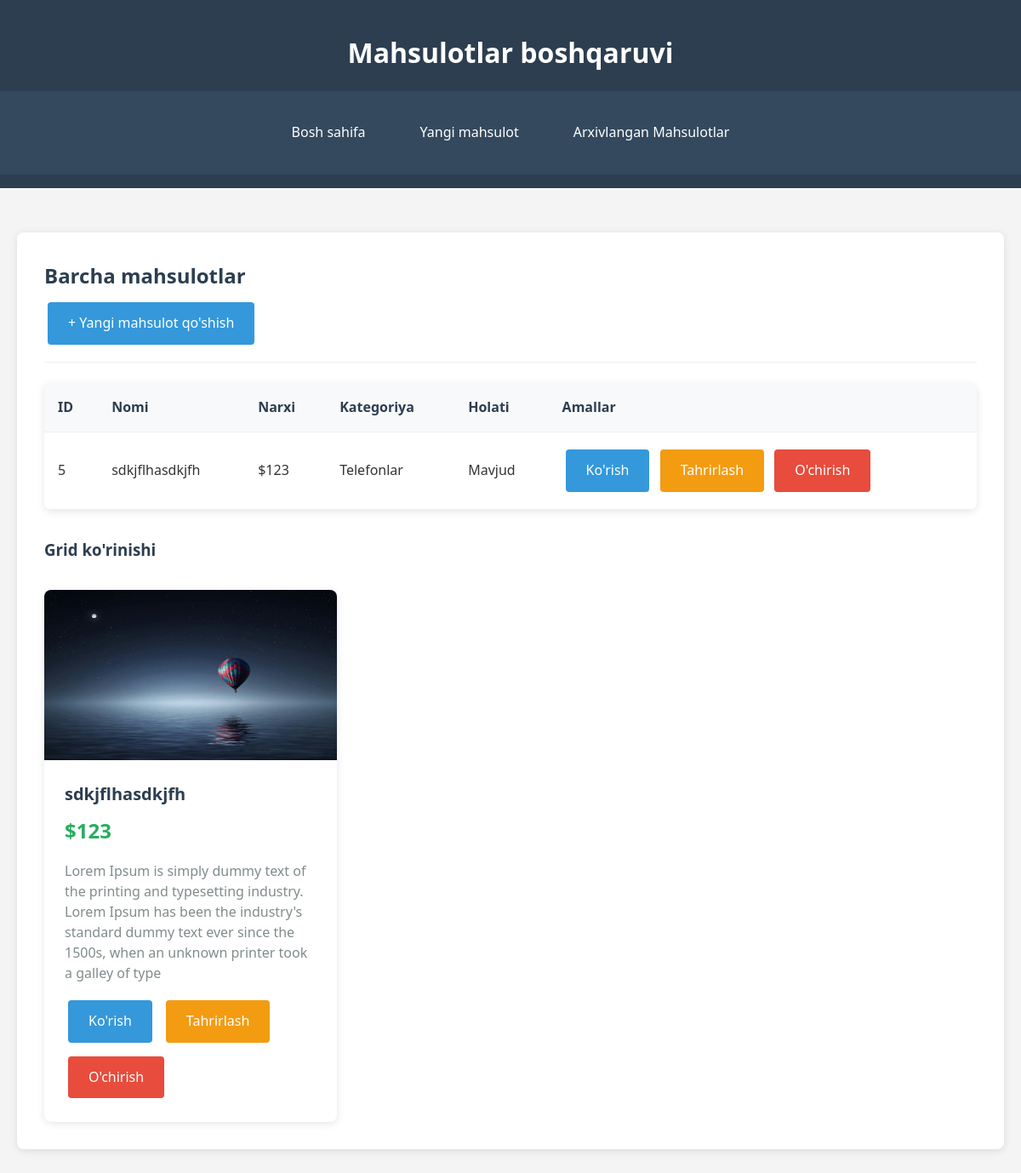
The page / on the database its author committed.
### apps/models.py (models this page shows, shortened)
class Product(Model):
    name = CharField(max_length=120)
    price = PositiveIntegerField()
    count = PositiveIntegerField()
    description = TextField()
    image = ImageField(upload_to='products/')
    category = ForeignKey('apps.Category', CASCADE, related_name='products')
    created_at = DateTimeField(auto_now_add=True)
    updated_at = DateTimeField(auto_now=True)
    is_archived = BooleanField(default=False)

class Category(Model):
    name = CharField(max_length=120)

### apps/views.py (the view)
# urls.py: path('', IndexView.as_view(), name='index-page'),
class IndexView(ListView):
    queryset = Product.objects.filter(is_archived=False)
    context_object_name = 'products'
    template_name = 'index.html'

### templates/index.html
{% extends 'base.html' %}
{% block context %}
    <main class="container">
        <div class="card">
            <div class="card-header">
                <h2 class="card-title">Barcha mahsulotlar</h2>
                <a href="{% url 'create-page' %}" class="btn btn-primary">+ Yangi mahsulot qo'shish</a>
            </div>
            <div style="margin-bottom: 2rem;">
                <table class="table">
                    <thead>
                    <tr>
                        <th>ID</th>
                        <th>Nomi</th>
                        <th>Narxi</th>
                        <th>Kategoriya</th>
                        <th>Holati</th>
                        <th>Amallar</th>
                    </tr>
                    </thead>
                    <tbody>
                    {% for product in products %}
                        <tr>
                            <td>{{ product.id }}</td>
                            <td>{{ product.name }}</td>
                            <td>${{ product.price }}</td>
                            <td>{{ product.category.name }}</td>
                            <td>{% if product.count %}
                                Mavjud
                            {% else %}
                                Tugagan
                            {% endif %} </td>
                            <td>
                                <a href="{% url 'product-detail-page' product.pk %}" class="btn btn-primary">Ko'rish</a>
                                <a href="{% url 'product-update' product.pk %}" class="btn btn-warning">Tahrirlash</a>
                                <a href="{% url 'product-delete-page' product.pk %}" class="btn btn-danger">O'chirish</a>
                            </td>
                        </tr>
                    {% endfor %}
                    </tbody>
                </table>
            </div>
            <h3 style="margin-bottom: 1rem; color: #2c3e50;">Grid ko'rinishi</h3>
            <div class="product-grid">
                {% for product in products %}
                    <div class="product-card">
                        <img class="product-image" src="{{ product.image.url }}" alt="">
                        <div class="product-info">
                            <h3 class="product-title">{{ product.name }}</h3>
                            <div class="product-price">${{ product.price }}</div>
                            <p class="product-description">{{ product.description|slice:199 }}</p>
                            <div class="product-actions">
                                <a href="{% url 'product-detail-page' product.pk %}" class="btn btn-primary">Ko'rish</a>
                                <a href="{% url 'product-update' product.pk %}" class="btn btn-warning">Tahrirlash</a>
                                <a href="{% url 'product-delete-page' product.pk %}" class="btn btn-danger">O'chirish</a>
                            </div>
                        </div>
                    </div>
                {% endfor %}
            </div>
        </div>
    </main>
{% endblock %}

### templates/base.html (shortened to what this page needs)
{% load static %}
<!DOCTYPE html>
<html lang="uz">
<head>
    <link rel="stylesheet" href="{% static 'apps/css/main.css' %}">
</head>
<body>
    <header class="header">
        <div class="container">
            <h1>Mahsulotlar boshqaruvi</h1>
        </div>
        <nav class="nav">
            <div class="container">
                <ul>
                    <li><a href="{% url 'index-page' %}">Bosh sahifa</a></li>
                    <li><a href="{% url 'create-page' %}">Yangi mahsulot</a></li>
                    <li><a href="{% url 'archived-products-page' %}">Arxivlangan Mahsulotlar</a></li>
                </ul>
            </div>
        </nav>
    </header>
    {% block context %}
    {% endblock %}
</body>
</html>

### apps/static/apps/css/main.css (style rules this page uses)
* { margin: 0; padding: 0; box-sizing: border-box; }
body { font-family: "Segoe UI", Tahoma, Geneva, Verdana, sans-serif; line-height: 1.6; color: #333; background-color: #f4f4f4; }
.container { max-width: 1200px; margin: 0 auto; padding: 20px; }
.header { background: #2c3e50; color: white; padding: 1rem 0; margin-bottom: 2rem; }
.header h1 { text-align: center; }
.nav { background: #34495e; padding: 1rem 0; }
.nav ul { list-style: none; display: flex; justify-content: center; gap: 2rem; }
.nav a { color: white; text-decoration: none; padding: 0.5rem 1rem; border-radius: 4px; transition: background-color 0.3s; }
.card { background: white; border-radius: 8px; box-shadow: 0 2px 10px rgba(0, 0, 0, 0.1); padding: 2rem; margin-bottom: 2rem; }
.card-header { border-bottom: 1px solid #eee; padding-bottom: 1rem; margin-bottom: 1.5rem; }
.card-title { color: #2c3e50; margin-bottom: 0.5rem; }
.btn { display: inline-block; padding: 0.75rem 1.5rem; border: none; border-radius: 4px; text-decoration: none; cursor: pointer; font-size: 1rem; transition: all 0.3s; margin: 0.25rem; }
.btn-primary { background: #3498db; color: white; }
.btn-warning { background: #f39c12; color: white; }
.btn-danger { background: #e74c3c; color: white; }
.table { width: 100%; border-collapse: collapse; background: white; border-radius: 8px; overflow: hidden; box-shadow: 0 2px 10px rgba(0, 0, 0, 0.1); }
.table th, .table td { padding: 1rem; text-align: left; border-bottom: 1px solid #eee; }
.table th { background: #f8f9fa; font-weight: 600; color: #2c3e50; }
.product-grid { display: grid; grid-template-columns: repeat(auto-fill, minmax(300px, 1fr)); gap: 2rem; margin-top: 2rem; }
.product-card { background: white; border-radius: 8px; box-shadow: 0 2px 10px rgba(0, 0, 0, 0.1); overflow: hidden; transition: transform 0.3s; }
.product-image { width: 100%; height: 200px; background: #ecf0f1; display: flex; align-items: center; justify-content: center; color: #7f8c8d; font-size: 3rem; }
.product-info { padding: 1.5rem; }
.product-title { font-size: 1.25rem; font-weight: 600; color: #2c3e50; margin-bottom: 0.5rem; }
.product-price { font-size: 1.5rem; font-weight: bold; color: #27ae60; margin-bottom: 1rem; }
.product-description { color: #7f8c8d; margin-bottom: 1rem; line-height: 1.5; }
.product-actions { display: flex; gap: 0.5rem; flex-wrap: wrap; }

### rows shown on the page
Product: id "5", name "sdkjflhasdkjfh", price "123", category.name "Telefonlar", count "Mavjud", image (picture), description "Lorem Ipsum is simply dummy text of the printing and typesetting industry. Lorem Ipsum has been the industry's standard dummy text ever since the 1500s, when an unknown printer took a galley of type"
